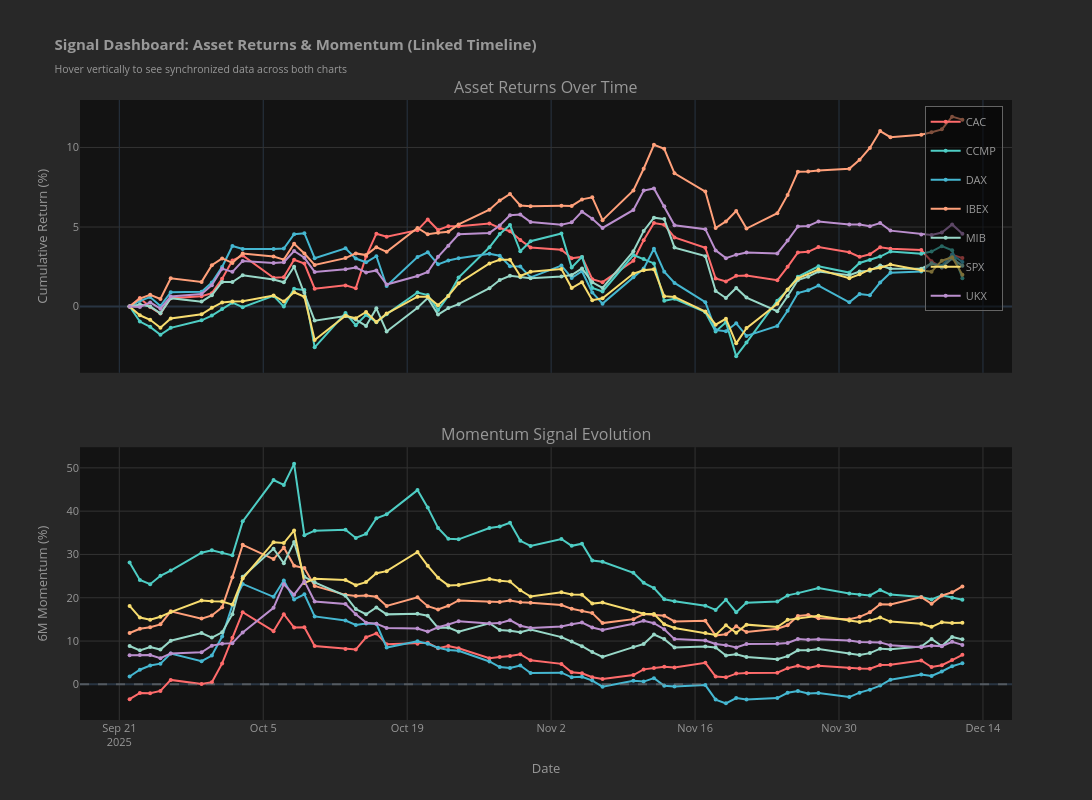

This figure's notebook cell:
### Markdown cell above
## 🎯 PROFESSIONAL SIGNAL ANALYSIS DASHBOARD

**Time-centric visualization suite with TradingView-inspired styling**

The following charts link together to show statistical signals evolving over time:
1. **3D Momentum Timeline** - Time × Indices × Momentum (main chart)
2. **Momentum Heatmap** - Professional heatmap of momentum evolution  
3. **Regime Transitions** - When signals enter/exit bull/bear/neutral regimes
4. **Forward Returns** - Predictive power by signal strength (separate axis)
5. **Price Correlation** - How momentum predicts next 1/5/20 day returns (separate chart)

### Code cell
# === 2D COMPANION CHARTS: Asset Returns & Momentum (Stacked with Shared Timeline) ===
from plotly.subplots import make_subplots

# Prepare 2D data - last 60 days
recent_dates_2d = all_signals.index.get_level_values(0).unique()[-60:]
colors_ticker = ['#FF6B6B', '#4ECDC4', '#45B7D1', '#FFA07A', '#98D8C8', '#F7DC6F', '#BB8FCE']

# Create subplots: 2 rows, 1 column - shared x-axis
fig = make_subplots(
    rows=2, cols=1,
    shared_xaxes=True,
    vertical_spacing=0.12,
    subplot_titles=('Asset Returns Over Time', 'Momentum Signal Evolution'),
    specs=[[{"secondary_y": False}], [{"secondary_y": False}]]
)

# Collect data for both charts
data_by_ticker = {}

for ticker_idx, ticker in enumerate(tickers):
    returns_list = []
    momentum_list = []
    dates_list = []
    
    for date in recent_dates_2d:
        try:
            row = all_signals.loc[(date, ticker)]
            returns_list.append(row['close'])
            momentum_list.append(row['mom_6m'] * 100)
            dates_list.append(date)
        except:
            pass
    
    if len(returns_list) > 1:
        # Normalize returns to percentage
        normalized_returns = [(p / returns_list[0] - 1) * 100 for p in returns_list]
        data_by_ticker[ticker] = {
            'dates': dates_list,
            'returns': normalized_returns,
            'momentum': momentum_list,
            'color': colors_ticker[ticker_idx % len(colors_ticker)]
        }

# Add traces to subplots
for ticker, data in data_by_ticker.items():
    # Row 1: Asset Returns (TOP)
    fig.add_trace(
        go.Scatter(
            x=data['dates'],
            y=data['returns'],
            mode='lines+markers',
            name=ticker,
            line=dict(color=data['color'], width=2),
            marker=dict(size=4),
            hovertemplate=f'<b>{ticker}</b><br>Date: %{{x}}<br>Return: %{{y:.2f}}%<extra></extra>',
            legendgroup=ticker,
            showlegend=True
        ),
        row=1, col=1
    )
    
    # Row 2: Momentum (SECONDARY - below)
    fig.add_trace(
        go.Scatter(
            x=data['dates'],
            y=data['momentum'],
            mode='lines+markers',
            name=ticker,
            line=dict(color=data['color'], width=2),
            marker=dict(size=4),
            hovertemplate=f'<b>{ticker}</b><br>Date: %{{x}}<br>6M Momentum: %{{y:.2f}}%<extra></extra>',
            legendgroup=ticker,
            showlegend=False
        ),
        row=2, col=1
    )

# Add zero line to momentum chart
fig.add_hline(y=0, line_dash="dash", line_color="gray", opacity=0.5, row=2, col=1)

# Update layout - unified styling
fig.update_layout(
    title='<b>Signal Dashboard: Asset Returns & Momentum (Linked Timeline)</b><br><sub>Hover vertically to see synchronized data across both charts</sub>',
    template='plotly_dark',
    hovermode='x unified',
    width=1200,
    height=800,
    plot_bgcolor='rgba(17, 17, 17, 0.9)',
    paper_bgcolor='rgba(17, 17, 17, 0.9)',
    font=dict(color='#999', size=11),
    showlegend=True,
    legend=dict(
        orientation="v",
        yanchor="top",
        y=0.99,
        xanchor="right",
        x=0.99,
        bgcolor="rgba(0,0,0,0.5)",
        bordercolor="rgb(100,100,100)",
        borderwidth=1
    )
)

# Update y-axes
fig.update_yaxes(title_text="Cumulative Return (%)", gridcolor='rgb(50, 50, 50)', row=1, col=1)
fig.update_yaxes(title_text="6M Momentum (%)", gridcolor='rgb(50, 50, 50)', row=2, col=1)
fig.update_xaxes(title_text="Date", gridcolor='rgb(50, 50, 50)', row=2, col=1)

fig.show()
print(f"✅ Unified 2D Dashboard: {len(tickers)} indices over {len(recent_dates_2d)} days (linked timeline with vertical hover)")
